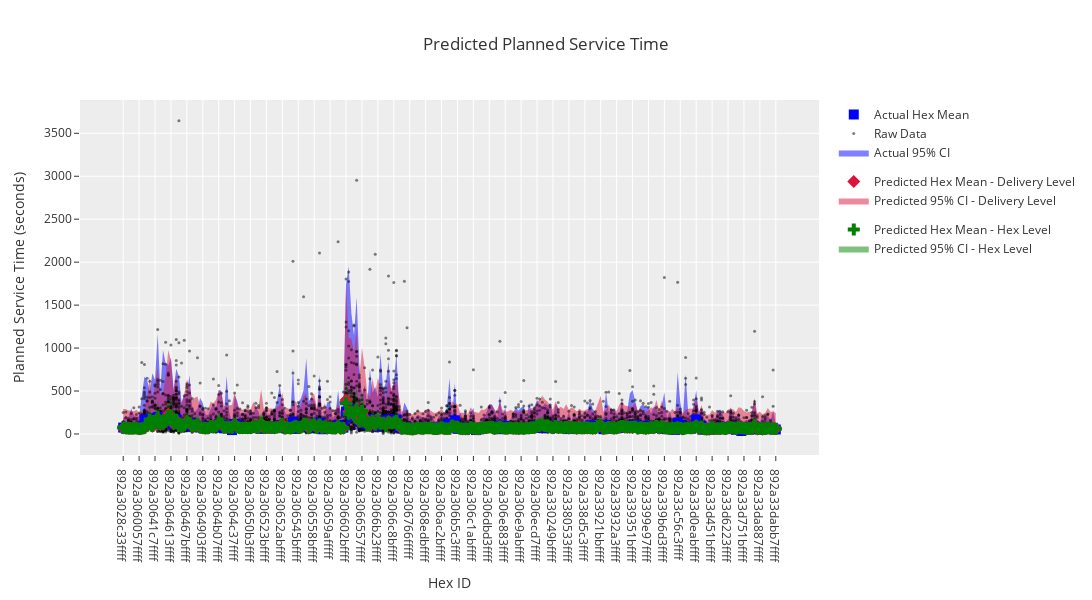

The notebook cell saved with this chart:
### Markdown cell above
### Plot

### Code cell
fig = go.Figure()

# Add the variation envelope
pos_std_actual = pos_std_actual.sort_index()
neg_std_actual = neg_std_actual.sort_index()
fig.add_trace(
    go.Scatter(
        x=pos_std_actual.index,
        y=pos_std_actual,
        mode="lines",
        line=dict(color="blue", width=0),
        name="Actual 95% CI",
        showlegend=False,
    )
)

fig.add_trace(
    go.Scatter(
        x=neg_std_actual.index,
        y=neg_std_actual,
        fill="tonexty",
        line=dict(color="blue", width=0),
        name="Actual 95% CI",
        legendgroup='actual'
    )
)


# Add the predicted variation envelope
pos_std_pred = y_pred["+ std"].sort_index()
neg_std_pred = y_pred["- std"].sort_index()
fig.add_trace(
    go.Scatter(
        x=pos_std_pred.index,
        y=pos_std_pred,
        mode="lines",
        line=dict(color="crimson", width=0),
        name="Predicted 95% CI",
        showlegend=False,
    )
)

fig.add_trace(
    go.Scatter(
        x=neg_std_pred.index,
        y=neg_std_pred,
        fill="tonexty",
        line=dict(color="crimson", width=0),
        name="Predicted 95% CI - Delivery Level",
        legendgroup='delivery-level'
    )
)

# Add the hex predicted variation envelope
pos_std_pred = y_pred_hex["+ std"].sort_index()
neg_std_pred = y_pred_hex["- std"].sort_index()
fig.add_trace(
    go.Scatter(
        x=pos_std_pred.index,
        y=pos_std_pred,
        mode="lines",
        line=dict(color="green", width=0),
        name="Predicted 95% CI",
        showlegend=False,
    )
)

fig.add_trace(
    go.Scatter(
        x=neg_std_pred.index,
        y=neg_std_pred,
        fill="tonexty",
        line=dict(color="green", width=0),
        name="Predicted 95% CI - Hex Level",
        legendgroup='Hex-level'
    )
)



# create the actual
y_actual = y_actual.sort_index()
fig.add_trace(
    go.Scatter(
        x=y_actual.index,
        y=y_actual["planned_service_time"],
        mode="markers",
        name="Raw Data",
        marker=dict(color="black", size=3, opacity=0.5),
        legendgroup='actual',
    )
)

# add the actual mean
fig.add_trace(
    go.Scatter(
        x=mean_actual.index,
        y=mean_actual.values,
        mode="markers",
        marker=dict(color="blue", size=10, opacity=1, symbol="square"),
        name="Actual Hex Mean",
        legendgroup='actual',
    )
)



# sort values
y_pred = y_pred.sort_index()
fig.add_trace(
    go.Scatter(
        x=y_pred.index,
        y=y_pred["planned_service_time"],
        mode="markers",
        marker=dict(color="crimson", size=10, opacity=1, symbol="diamond"),
        name="Predicted Hex Mean - Delivery Level",
        legendgroup='delivery-level',
    )
)

# sort values
y_pred_hex = y_pred_hex.sort_index()
fig.add_trace(
    go.Scatter(
        x=y_pred_hex.index,
        y=y_pred_hex["planned_service_time"],
        mode="markers",
        marker=dict(color="green", size=10, opacity=1, symbol="cross"),
        name="Predicted Hex Mean - Hex Level",
        legendgroup='Hex-level'
    )
)


fig.update_layout(
    template="ggplot2",
    title="Predicted Planned Service Time",
    xaxis_title="Hex ID",
    yaxis_title="Planned Service Time (seconds)",
    height=600,
    width=1200,

)

Path("plots").mkdir(parents=True, exist_ok=True)
fig.write_html("plots/predicted_planned_service_time.html")

fig.show()

### Figure 1 — Plotly figure (JSON) as saved in the notebook; plotly's stock layout.template omitted (floating-point values rounded to 4 significant figures; data arrays with more than 128 entries replaced by an {"elided": "..."} marker saying what was removed)
{"data": [{"line": {"color": "blue", "width": 0}, "mode": "lines", "name": "Actual 95% CI", "showlegend": false, "type": "scatter", "x": {"elided": "247 str values"}, "y": {"elided": "247 float values"}}, {"fill": "tonexty", "legendgroup": "actual", "line": {"color": "blue", "width": 0}, "name": "Actual 95% CI", "type": "scatter", "x": {"elided": "247 str values"}, "y": {"elided": "247 float values"}}, {"line": {"color": "crimson", "width": 0}, "mode": "lines", "name": "Predicted 95% CI", "showlegend": false, "type": "scatter", "x": {"elided": "247 str values"}, "y": {"elided": "247 float values"}}, {"fill": "tonexty", "legendgroup": "delivery-level", "line": {"color": "crimson", "width": 0}, "name": "Predicted 95% CI - Delivery Level", "type": "scatter", "x": {"elided": "247 str values"}, "y": {"elided": "247 float values"}}, {"line": {"color": "green", "width": 0}, "mode": "lines", "name": "Predicted 95% CI", "showlegend": false, "type": "scatter", "x": {"elided": "247 str values"}, "y": {"elided": "247 float values"}}, {"fill": "tonexty", "legendgroup": "Hex-level", "line": {"color": "green", "width": 0}, "name": "Predicted 95% CI - Hex Level", "type": "scatter", "x": {"elided": "247 str values"}, "y": {"elided": "247 float values"}}, {"legendgroup": "actual", "marker": {"color": "black", "opacity": 0.5, "size": 3}, "mode": "markers", "name": "Raw Data", "type": "scatter", "x": {"elided": "7582 str values"}, "y": {"elided": "7582 float values"}}, {"legendgroup": "actual", "marker": {"color": "blue", "opacity": 1, "size": 10, "symbol": "square"}, "mode": "markers", "name": "Actual Hex Mean", "type": "scatter", "x": {"elided": "247 str values"}, "y": {"elided": "247 float values"}}, {"legendgroup": "delivery-level", "marker": {"color": "crimson", "opacity": 1, "size": 10, "symbol": "diamond"}, "mode": "markers", "name": "Predicted Hex Mean - Delivery Level", "type": "scatter", "x": {"elided": "247 str values"}, "y": {"elided": "247 float values"}}, {"legendgroup": "Hex-level", "marker": {"color": "green", "opacity": 1, "size": 10, "symbol": "cross"}, "mode": "markers", "name": "Predicted Hex Mean - Hex Level", "type": "scatter", "x": {"elided": "247 str values"}, "y": {"elided": "247 float values"}}], "layout": {"height": 600, "title": {"text": "Predicted Planned Service Time"}, "width": 1200, "xaxis": {"title": {"text": "Hex ID"}}, "yaxis": {"title": {"text": "Planned Service Time (seconds)"}}}}
